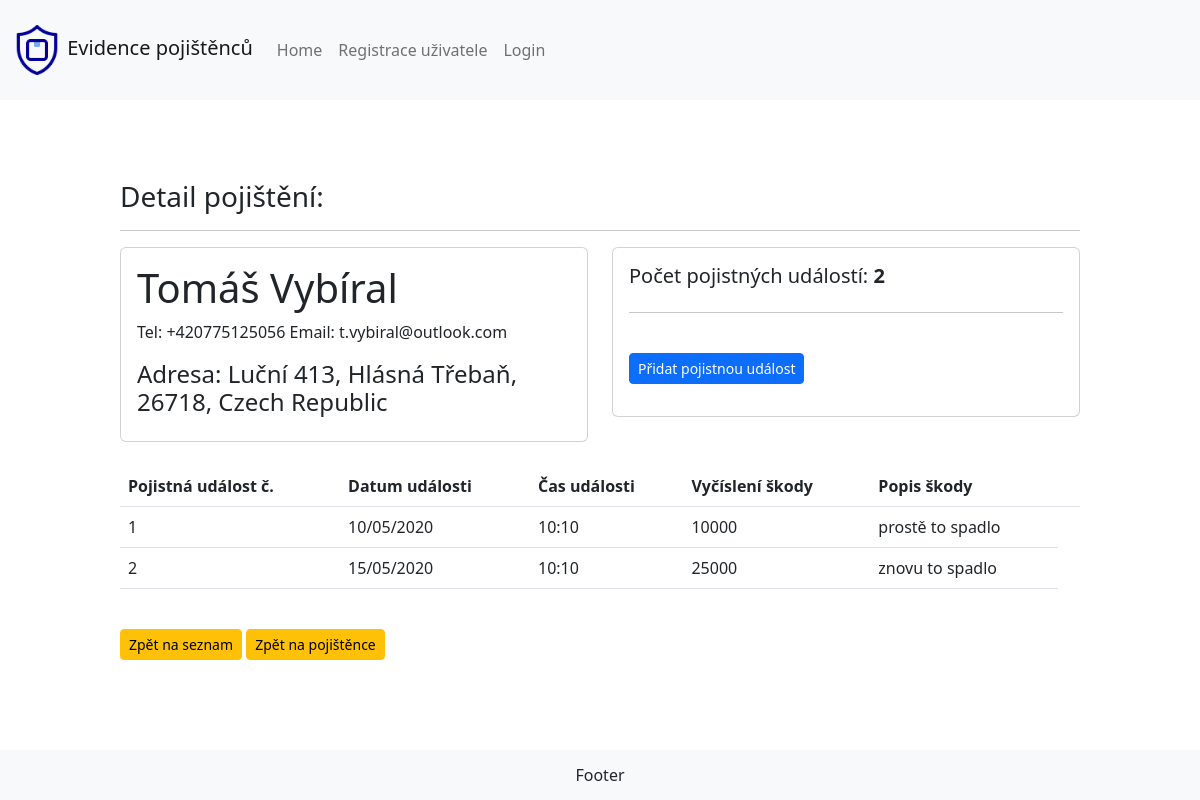
Page /pojistenci/pojisteni_detail/42/ on the earlier database version.
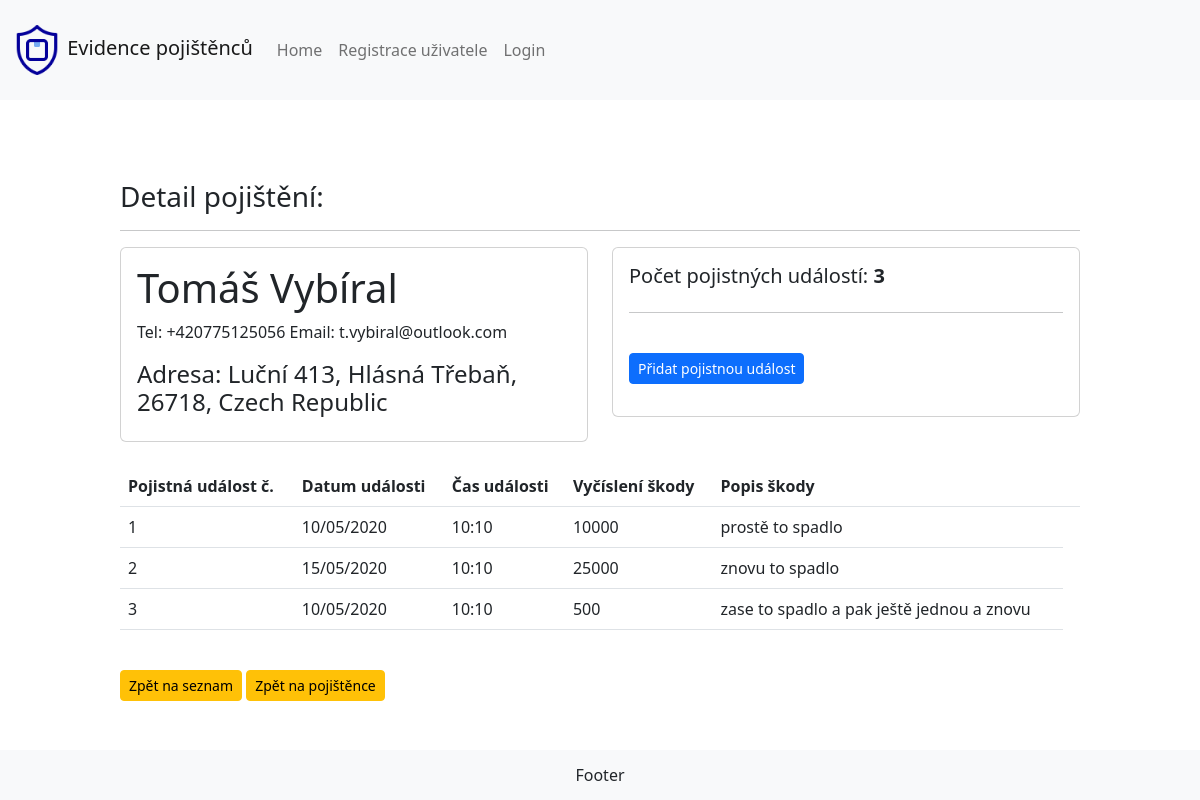
Same page on the later database version.
### pojistenci/models.py (models this page shows, shortened)
class SeznamPojisteni(models.Model):
    pojistenec = models.ForeignKey(
        Pojistenec, null=True, on_delete=models.CASCADE, verbose_name='Pojištěnec')
    typ_pojisteni = models.ForeignKey(
        TypPojisteni, null=True, on_delete=models.SET_NULL, verbose_name='Druh pojištění')
    predmet_pojisteni = models.CharField(max_length=80, null=True, verbose_name='Předmět pojištění')
    hodnota_pojisteni = models.CharField(max_length=10, null=True, verbose_name='Hodnota pojištění')
    plati_od = models.CharField(max_length=10, null=True, verbose_name='Platí od')
    plati_do = models.CharField(max_length=10, null=True, verbose_name='Platí do')
    poznamka = models.TextField(null=True, verbose_name='Poznámka', blank=True) # není povinné pole
    date_created = models.DateTimeField(auto_now_add=True, null=True, verbose_name='Datum vytvoření')
    class Meta:
        verbose_name = 'Seznam pojištění'
        verbose_name_plural = 'Seznam pojištění'

class Pojistenec(models.Model):
    jmeno = models.CharField(max_length=200, verbose_name='Jméno')
    prijmeni = models.CharField(max_length=200, verbose_name='Příjmení')
    email = models.EmailField(max_length=200)
    telefon = models.CharField(max_length=15, verbose_name='Telefon')
    ulice_cp = models.CharField(
        max_length=200, verbose_name='Ulice a číslo popisné')
    mesto = models.CharField(max_length=100, verbose_name='Město')
    psc = models.CharField(max_length=9, verbose_name='PSČ')
    stat = models.ForeignKey(
        Stat, on_delete=models.SET_NULL, null=True, verbose_name='Stát')
    def __init__(self, *args, **kwargs):
        super(Pojistenec, self).__init__(*args, **kwargs)
    class Meta:
        verbose_name = 'Pojištěnec'
        verbose_name_plural = 'Pojištěnci'

class Stat(models.Model):
    stat = models.CharField(max_length=50)
    ordering = ['-stat']
    def __str__(self) -> str:
        return self.stat
    class Meta:
        verbose_name = 'Stát'
        verbose_name_plural = 'Státy'

class PojistneUdalosti(models.Model):
    pojisteni = models.ForeignKey(SeznamPojisteni, null=True, on_delete=models.CASCADE, verbose_name='Pojištění')
    datum_udalosti = models.CharField(max_length=10, null=True, verbose_name='Datum události')
    cas_udalosti = models.CharField(max_length=10, null=True, verbose_name='Čas události')
    popis_skody = models.TextField(null=True, verbose_name='Popis škodní údálosti')
    vycisleni_skody = models.CharField(max_length=10, null=True, verbose_name='Vyčíslení hodnoty škody')
    class Meta:
        verbose_name = 'Pojistná událost'
        verbose_name_plural = 'Pojistné události'

### pojistenci/views.py (the view)
# urls.py: path('pojisteni_detail/<str:pk>/', views.detail_pojisteni, name='pojisteni_detail'),
def detail_pojisteni(request, pk):
    pojistky = SeznamPojisteni.objects.get(pk=pk)
    template_name = 'pojistenci/pojisteni_detail.html'
    pojistne_udalosti = PojistneUdalosti.objects.filter(pojisteni_id=pk)
    pocet_udalosti = pojistne_udalosti.count()
    context = {'pojistky':pojistky, 'pojistne_udalosti':pojistne_udalosti, 'pocet_udalosti':pocet_udalosti}
    return render(request, template_name, context)

### pojistenci/templates/pojistenci/pojisteni_detail.html (shortened to what this page needs)
{% extends 'base.html' %} {% block content %}
<h3>Detail pojištění:</h3>
<hr />
<div class="row">
  <div class="col-md">
    <div class="card card-body">
      <h1>{{pojistky.pojistenec.jmeno}} {{pojistky.pojistenec.prijmeni}}</h1>
      <p>Tel: {{pojistky.pojistenec.telefon}}  Email: {{pojistky.pojistenec.email}}  </p>
      <h4>
        Adresa: {{pojistky.pojistenec.ulice_cp}}, {{pojistky.pojistenec.mesto}}, {{pojistky.pojistenec.psc}},
        {{pojistky.pojistenec.stat}}
      </h4>
    </div>
  </div>
  <div class="col-md">
    <div class="card card-body">
      <h5>Počet pojistných událostí:  <strong>{{pocet_udalosti}}</strong></h5>
      <hr>
      <br>
      <p><a class="btn btn-primary btn-sm btn-block" href="{% url 'create_udalost' pojistky.id %}">Přidat pojistnou událost</a></p>
    </div>
  </div>
</div>
<br>
<table class="table table-hover">
  <tr>
    <th>Pojistná událost č. </th>
    <th>Datum události</th>
    <th>Čas události</th>
    <th>Vyčíslení škody</th>
    <th>Popis škody</th>
    <th></th>
  </tr>
  {% for udalost in pojistne_udalosti %}
  <tr>
    <td>{{udalost.id}}</td>
    <td>{{udalost.datum_udalosti}}</td>
    <td>{{udalost.cas_udalosti}}</td>
    <td>{{udalost.vycisleni_skody}}</td>
    <td>{{udalost.popis_skody}}</td>
  </tr>
  {% endfor %}
</table>
<br>
<a class="btn btn-sm btn-warning" href="{% url 'home' %}">Zpět na seznam</a> <a class="btn btn-sm btn-warning" href={% url 'pojistenec_detail' pojistky.pojistenec.id %}>Zpět na pojištěnce</a>
{% endblock %}

### pojistenci/templates/base.html (shortened to what this page needs)
<!DOCTYPE html>
<html lang="cs">
<head>
    {% load static %}
    <link rel="stylesheet" href="{% static 'css/style.css' %}" type="text/css">
    <link rel="stylesheet" href="{% static 'css/bootstrap.min.css' %}" type = "text/css"/>
</head>
<body>
    <nav class="navbar navbar-expand-lg fixed-top bg-light">
        <div class="container-fluid">
          <a class="navbar-brand" href={% url "home" %}><img src={% static 'pojistenci/insurance_care.png'%} alt="Insurance care" width="50" height="50">  Evidence pojištěnců</a>
          <div class="collapse navbar-collapse">
            <ul class="navbar-nav">
              <li class="nav-item">
                <a class="nav-link"  href={% url "home" %}>Home</a>
              </li>
              <li class="nav-item">
                {% if not user.is_authenticated %}<a class="nav-link" href={% url "registrace" %}>Registrace uživatele</a>{% endif %}
              </li>
              <li class="nav-item">
                {% if not user.is_authenticated %}<a class="nav-link" href={% url "login" %}>Login</a>{% endif %}
              </li>
              <li class="nav-item dropdown">
                <div class="nav-link">{{request.user.email}}</div>
              </li>
            </ul>
          </div>
        </div>
      </nav>
    <div "container">
        <nav class="navbar navbar-expand-lg bg-light">
            <div class="container-fluid">
                <a class="navbar-brand" href={% url "home" %}>Seznam pojištěnců</a>
                {% if not user.is_authenticated %}<a class="navbar-brand" href={% url "registrace" %}>Registrace</a>{% endif %}
                {% if not user.is_authenticated %}<a class="navbar-brand" href={% url "login" %}>Login</a>{% endif %}
            </div>
        </nav>
    </div>
    <div class="content">
    {% block content %}
    {% endblock %}
    </div>
    <footer class="fixed-bottom bg-light">
        Footer
    </footer>
</body>
</html>

### pojistenci/static/css/style.css (style rules this page uses)
html, body { width: 100%; height: 100%; margin: 0; }
nav { width: 100%; height: 100px; background-color: #3e4144; color: white; }
.content { width: 80%; margin: auto; margin-top: 80px; margin-bottom: 80px; }
footer { position: flex; width: 100%; height: 50; background-color: rgb(3, 48, 196); text-align: center; line-height: 50px; vertical-align: middle; bottom: 0; }

Differences in the rows shown:
added PojistneUdalosti: id "3", datum_udalosti "10/05/2020", cas_udalosti "10:10", vycisleni_skody "500", popis_skody "zase to spadlo a pak ještě jednou a znovu"
Other differences:
{{ pocet_udalosti }}: "2" → "3"
